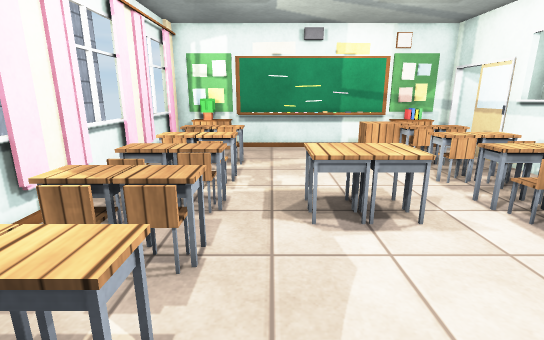
view 1 (above)

12 first-person views from a walk through a 3-D level made in the Unity game engine. The camera is 1.3 m above the floor, tilts 14° down and sees 85° across. The floor is counted in squares, 0.5 m on a side. Each view is taken from the middle of a square. On the plan, view 1 faces up. The plan holds only what a view shows up to about 19 squares ahead; the rest is blank. The place goes on beyond the plan. Door leaves are left out, so doorways stand open. Surface patterns are stand-ins for the level's own textures.

view 2
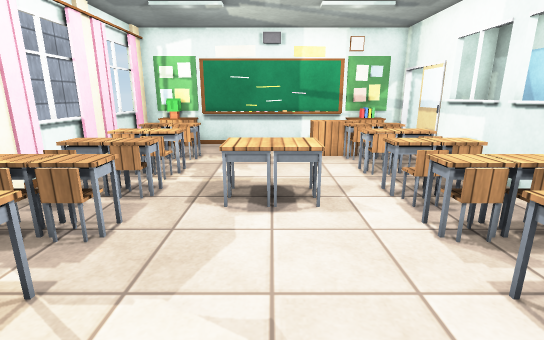

view 3
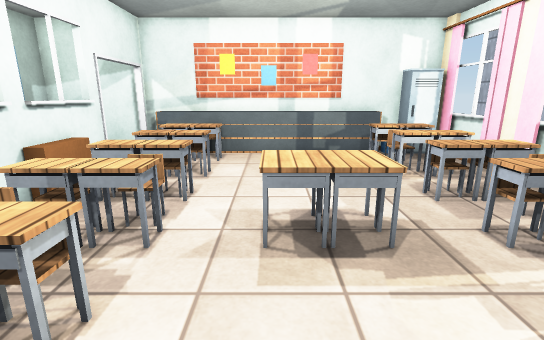

view 4
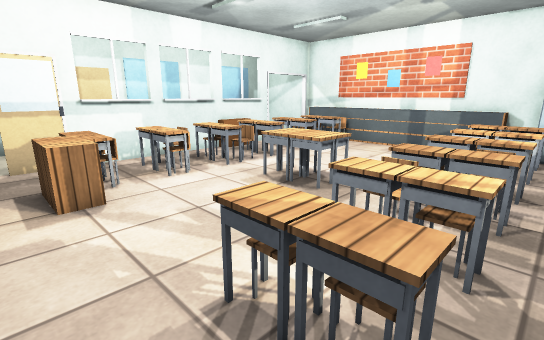

view 5
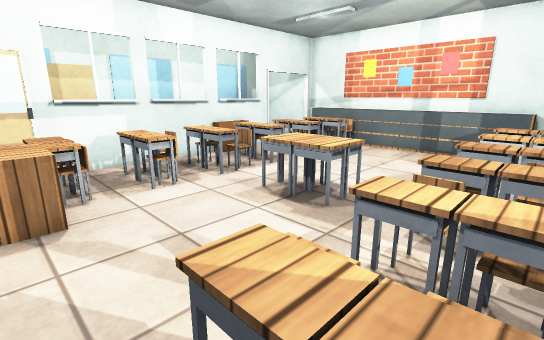

view 6
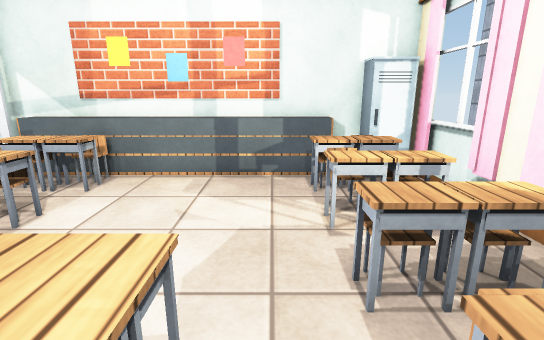

view 7
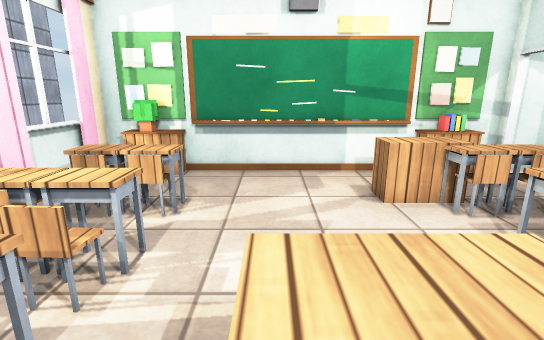

view 8
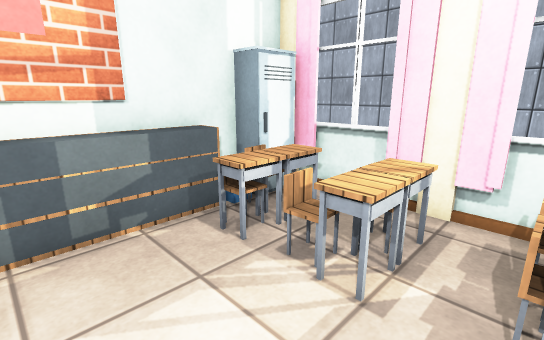

view 9
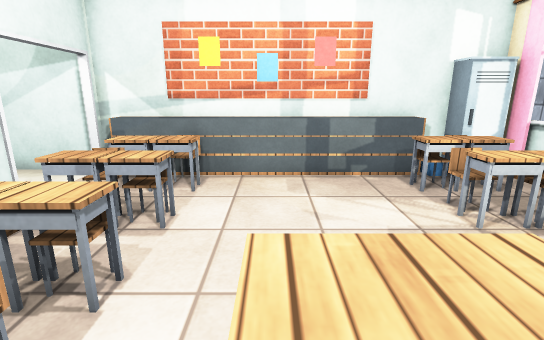

view 10
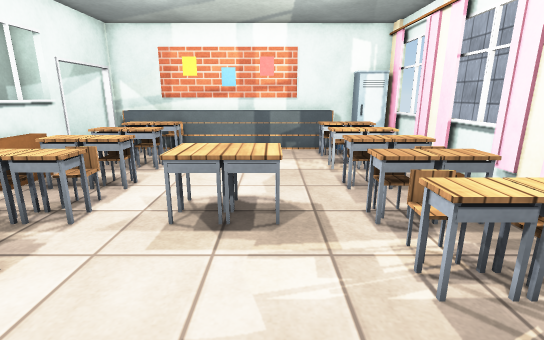

view 11
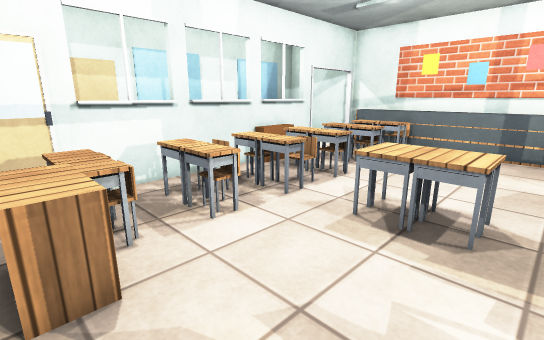

view 12
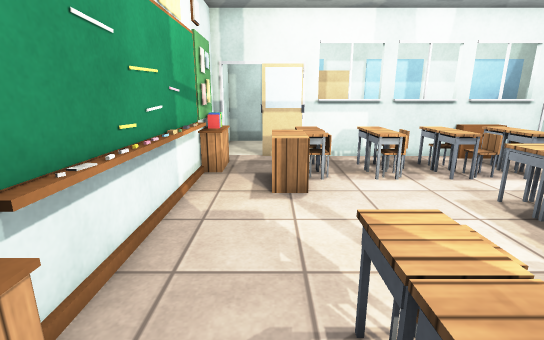

### Floor plan
Key: @ floor where view 1 was taken; # wall or solid block; . main floor; : floor 0.75 m higher than the main floor; D open door; = window, fence, low wall or low ledge; ^ raised ledge; O other object.
Columns run from 5 left of view 1 to 11 right of it. Each row starts with its distance up from view 1.
 16 ######   #####
 15 O#O^#######^###
 14 #.............#
 13 =........OOO..#
 12 # ^^^....OOO^.#
 11 O OO......=OO.#
 10 #.===.....===.#
  9 #.OO......=O=.#
  8 #..O........O.#
  7 O.=:=.OOO.=O=.#
  6 #.OO=.OOO.=O .#
  5 =###=.....=#  #
  4 =#O=O.....O=O##
  3 ##=.........==#
  2 O OO=.....=O=##
  1 #..OO.......O D
  0 =.^^^@....^^^.D
 -1 #.OO......=OO.D
 -2 O##==#######==D
 -3 #######   #######

Where each view was taken, in squares from view 1:
view 1: 0 up, 0 right, facing up
view 2: 1 down, 2 right, facing up
view 3: 12 up, 3 right, facing down
view 4: 14 up, 4 left, facing down-right
view 5: 13 up, 3 left, facing down-right
view 6: 8 up, 0 right, facing down
view 7: 5 up, 1 right, facing up
view 8: 4 up, 2 right, facing down-left
view 9: 8 up, 3 right, facing down
view 10: 13 up, 1 right, facing down
view 11: 13 up, 0 right, facing down-right
view 12: 13 up, 4 left, facing right
